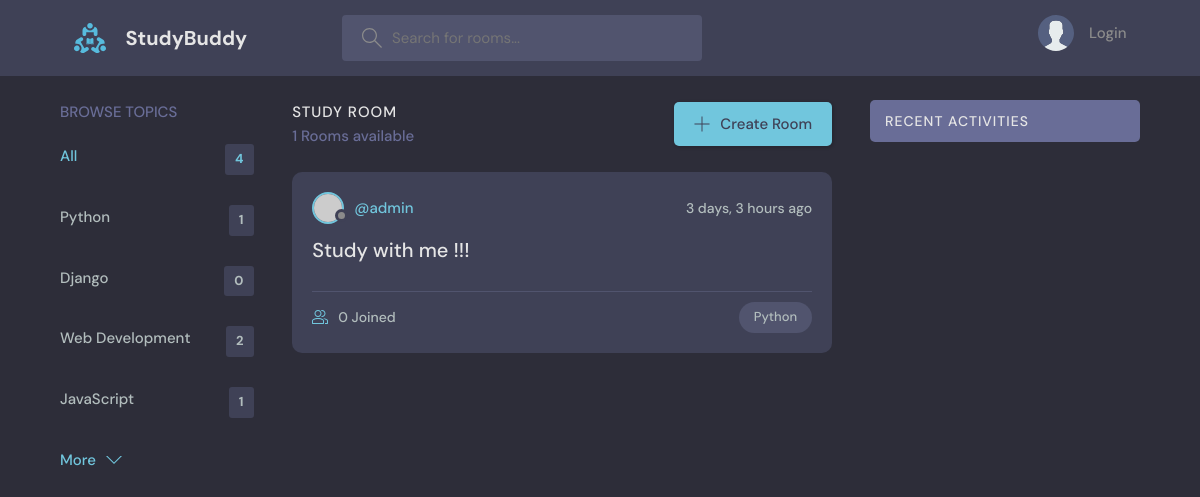
Page /?q=Python on the committed database.
### base/models.py (models this page shows, shortened)
class Topic(models.Model):
   name = models.CharField(max_length=200)

class Room(models.Model):
   host = models.ForeignKey(User, on_delete=models.SET_NULL, null=True)
   topic = models.ForeignKey(Topic, on_delete=models.SET_NULL, null=True)
   name = models.CharField(max_length=200)
   description = models.TextField(null=True, blank=True)
   participants = models.ManyToManyField(User, related_name='participants', blank=True)
   updated = models.DateField(auto_now=True)
   created = models.DateField(auto_now_add=True)
   class Meta:
      ordering = ['-updated', '-created']

### base/views.py (the view)
# urls.py: path('', views.home, name='home'),
def home(request):
    q = request.GET.get('q') if request.GET.get('q') != None else ''
    rooms = Room.objects.filter(
        Q(topic__name__icontains=q) |
        Q(name__icontains = q) |
        Q(description__icontains = q)
        )
    topics = Topic.objects.all()
    room_count = rooms.count()
    room_messages = Message.objects.filter(Q(room__topic__name__icontains=q))
    context = {'rooms':rooms, 'topics':topics, 'room_count':room_count, 'room_messages':room_messages}
    return render(request, 'base/home.html', context)

### base/templates/base/home.html (shortened to what this page needs)
{% extends 'main.html' %}
{% block content %}
    <main class="layout layout--3">
      <div class="container">
        {% include 'base/topic_component.html' %}
        <div class="roomList">
          <div class="roomList__header">
            <div>
              <h2>Study Room</h2>
              <p>{{room_count}} Rooms available</p>
            </div>
            <a class="btn btn--main" href="{% url 'create-room' %}">
              <svg version="1.1" xmlns="http://www.w3.org/2000/svg" width="32" height="32" viewBox="0 0 32 32">
                <title>add</title>
                <path
                  d="M16.943 0.943h-1.885v14.115h-14.115v1.885h14.115v14.115h1.885v-14.115h14.115v-1.885h-14.115v-14.115z"
                ></path>
              </svg>
              Create Room
            </a>
          </div>
          {% include 'base/feed_component.html' %}
        </div>
        {% include 'base/activity_component.html' %}
      </div>
    </main>
{% endblock %}

### base/templates/base/topic_component.html
<div class="topics">
   <div class="topics__header">
     <h2>Browse Topics</h2>
   </div>
   <ul class="topics__list">
     <li>
       <a href="{% url 'home' %}" class="active">All <span>{{topics.count}}</span></a>
     </li>
     {% for topic in topics %}
      <li>
         <a href="{% url 'home' %}?q={{topic.name}}">{{topic.name}} <span>{{topic.room_set.all.count}}</span></a>
      </li>
     {% endfor %}
   </ul>
   <a class="btn btn--link" href="topics.html">
     More
     <svg version="1.1" xmlns="http://www.w3.org/2000/svg" width="32" height="32" viewBox="0 0 32 32">
       <title>chevron-down</title>
       <path d="M16 21l-13-13h-3l16 16 16-16h-3l-13 13z"></path>
     </svg>
   </a>
</div>

### base/templates/base/feed_component.html (shortened to what this page needs)
{% for room in rooms %}
<div class="roomListRoom">
   <div class="roomListRoom__header">
     <a href="{% url 'user-profile' room.host.id %}" class="roomListRoom__author">
       <div class="avatar avatar--small">
         <img src="https://randomuser.me/api/portraits/women/11.jpg" />
       </div>
       <span>@{{room.host.username}}</span>
     </a>
     <div class="roomListRoom__actions">
       <span>{{room.created|timesince}} ago</span>
     </div>
   </div>
   <div class="roomListRoom__content">
     <a href="{% url 'room' room.id %}">{{room.name}}</a>
   </div>
   <div class="roomListRoom__meta">
     <a href="{% url 'room' room.id %}" class="roomListRoom__joined">
       {{room.participants.all.count}} Joined
     </a>
     <p class="roomListRoom__topic">{{room.topic.name}}</p>
   </div>
</div>
{% endfor %}

### static/styles/style.css (style rules this page uses)
:root { --color-main: #71c6dd; --color-main-light: #e1f6fb; --color-dark: #3f4156; --color-dark-medium: #51546e; --color-dark-light: #696d97; --color-light: #e5e5e5; --color-gray: #8b8b8b; --color-light-gray: #b2bdbd; --color-bg: #2d2d39; --color-success: #5dd693; --color-error: #fc4b0b; }
* { font-family: "DM Sans", -apple-system, BlinkMacSystemFont, "Segoe UI", Roboto, Oxygen, Ubuntu, Cantarell, "Open Sans", "Helvetica Neue", sans-serif; margin: 0; padding: 0; box-sizing: border-box; text-rendering: optimizeLegibility; font-size: inherit; }
html { font-size: 56.25%; }
@media only screen and (min-width: 1200px) { html { font-size: 62.5%; } }
body { line-height: 1.6; font-weight: 400; font-size: 1.5rem; color: var(--color-light-gray); background-color: var(--color-bg); min-height: 100vh; }
img { width: 100%; }
a { display: inline-block; color: var(--color-main); text-decoration: none; }
.container { max-width: 120rem; width: 90%; margin: auto; }
.btn { background-color: transparent; border: none; display: inline-flex; align-items: center; gap: 1rem; cursor: pointer; transition: all ease-in-out 0.3s; padding: 1rem 2rem; border-radius: 5px; box-shadow: 1px 1px 3px 1px rgba(0, 0, 0, 0.15); font-weight: 500; }
.btn--link { border-radius: 0; padding: 0; color: var(--color-main); box-shadow: none; }
.btn--main { background-color: var(--color-main); color: var(--color-dark); }
.btn > svg { fill: currentColor; width: 1.6rem; height: 1.6rem; }
.avatar { position: relative; display: inline-block; border-radius: 50%; border: 2px solid var(--color-main); }
.avatar img { display: block; border-radius: 50%; object-fit: cover; object-position: center; }
.avatar::after { content: ""; display: block; position: absolute; background-color: var(--color-gray); z-index: 111; border-radius: 50%; border: 0.3rem solid var(--color-dark); }
.avatar.avatar--small img { width: 2.8rem; height: 2.8rem; }
.avatar.avatar--small:after { width: 0.7rem; height: 0.7rem; bottom: 0px; right: -6px; }
.layout { margin-top: 2.4rem; }
.layout > .container { display: flex; justify-content: space-between; align-items: flex-start; }
.layout--3 > .container > div:first-child { flex-basis: 18%; max-width: 22.5rem; }
.layout--3 > .container > div:nth-child(2) { flex-basis: 50%; }
.topics__header { margin-bottom: 2rem; }
.topics__header h2 { text-transform: uppercase; font-weight: 500; color: var(--color-dark-light); }
.topics__list { list-style: none; }
.topics__list li a { display: flex; justify-content: space-between; margin-bottom: 3rem; font-weight: 500; color: var(--color-light-gray); transition: all 0.3s ease-in-out; }
.topics__list li a.active, .topics__list li a:hover { color: var(--color-main); }
.topics__list li a span { padding: 0.5rem 1rem; background-color: var(--color-dark); border-radius: 3px; font-size: 1.3rem; font-weight: 700; letter-spacing: 1px; }
.roomList__header { display: flex; justify-content: space-between; align-items: center; margin-bottom: 2.4rem; }
.roomList__header h2 { text-transform: uppercase; font-weight: 500; color: var(--color-light); letter-spacing: 1px; }
.roomList__header p { font-weight: 500; color: var(--color-dark-light); }
.roomListRoom { margin-bottom: 2.4rem; background-color: var(--color-dark); border-radius: 1rem; padding: 2rem; }
.roomListRoom__header { display: flex; justify-content: space-between; align-items: center; }
.roomListRoom__author { font-weight: 500; display: flex; align-items: center; gap: 1rem; }
.roomListRoom__actions { display: flex; align-items: flex-start; gap: 1rem; position: relative; }
.roomListRoom__actions span { font-size: 1.4rem; font-weight: 500; }
.roomListRoom__content { margin: 1rem 0; }
.roomListRoom__content a { font-size: 2rem; font-weight: 500; margin-bottom: 1.5rem; color: var(--color-light); transition: all 0.3s ease-in-out; }
.roomListRoom__meta { border-top: 1px solid var(--color-dark-medium); padding-top: 1rem; display: flex; align-items: center; justify-content: space-between; }
.roomListRoom__joined { color: var(--color-light-gray); display: flex; align-items: center; gap: 1rem; font-size: 1.4rem; font-weight: 500; }
.roomListRoom__joined svg { fill: var(--color-main); width: 1.6rem; height: 1.6rem; }
.roomListRoom__topic { padding: 5px 1.5rem; background-color: var(--color-dark-medium); border-radius: 5rem; font-weight: 500; font-size: 1.3rem; }

### rows in the picture
Topic: name "Python", room_set.all.count "1"
Topic: name "Django", room_set.all.count "0"
Topic: name "Web Development", room_set.all.count "2"
Topic: name "JavaScript", room_set.all.count "1"
Room: host.username "admin", created "3 days, 3 hours", name "Study with me !!!", participants.all.count "0", topic.name "Python"

### other values in the picture
{{ topics.count }} "4"
{{ room_count }} "1"
